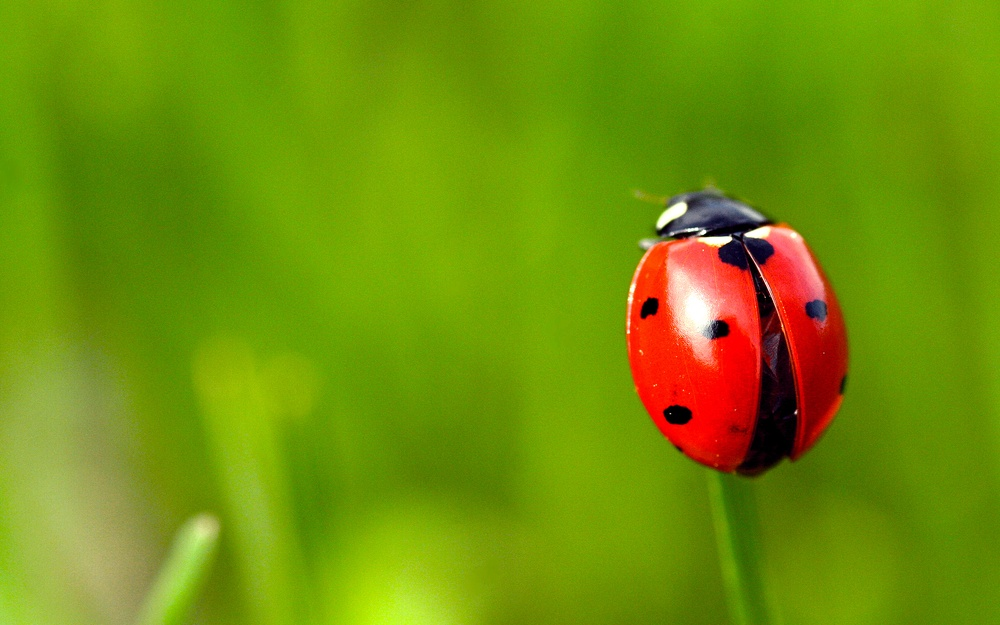
#> input picture day01/pillow/insert.jpg, 1000 x 625 px, shrunk from 1920 x 1200 before the run, found by its file name
$ python '06图像的旋转与格式.py'
#> lines starting #> are read from the running program, lines starting #| are printed output that depends on the picture
from PIL import Image
img1  = Image.open("pillow\insert.jpg")
#> img1 is the input picture: PIL image 1000x625 RGB; mean R, G, B 113.8, 145.4, 10.2
#img1.rotate(90).show()
#格式转换
#img1.transpose(Image.FLIP_TOP_BOTTOM).show()#上下执行滤镜
#img1.transpose(Image.FLIP_LEFT_RIGHT).show()#左右执行滤镜
img1.transpose(Image.ROTATE_90).show()#90 度的旋转
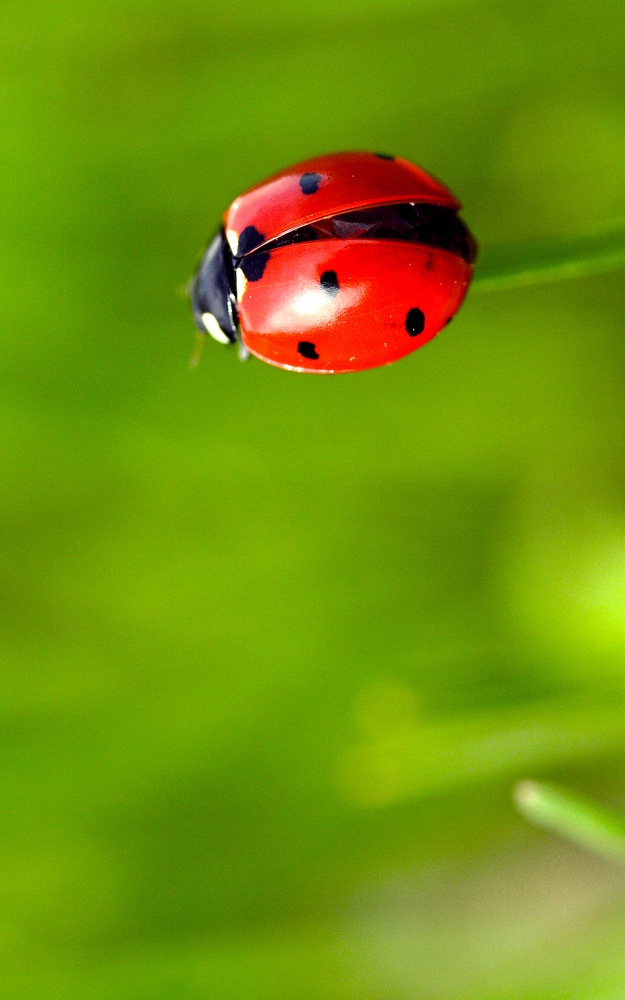
#> shown: PIL image 625x1000 RGB; mean R, G, B 113.8, 145.4, 10.2
